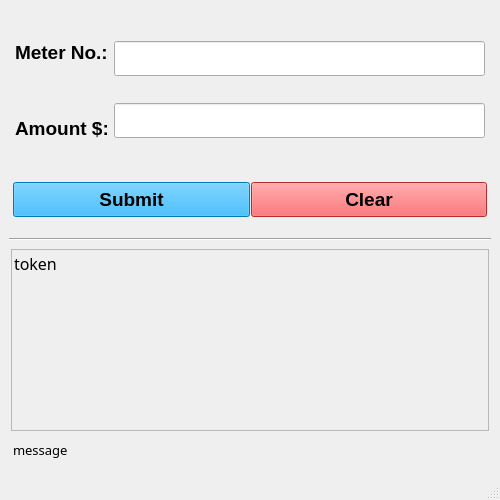
<?xml version="1.0" encoding="UTF-8"?>
<ui version="4.0">
 <class>MainWindow</class>
 <widget class="QMainWindow" name="MainWindow">
  <property name="geometry">
   <rect>
    <x>0</x>
    <y>0</y>
    <width>500</width>
    <height>500</height>
   </rect>
  </property>
  <property name="sizePolicy">
   <sizepolicy hsizetype="Fixed" vsizetype="Fixed">
    <horstretch>0</horstretch>
    <verstretch>0</verstretch>
   </sizepolicy>
  </property>
  <property name="maximumSize">
   <size>
    <width>500</width>
    <height>500</height>
   </size>
  </property>
  <property name="font">
   <font>
    <family>Arial</family>
    <pointsize>14</pointsize>
    <bold>true</bold>
   </font>
  </property>
  <property name="windowTitle">
   <string>Utility Token Automator</string>
  </property>
  <property name="windowIcon">
   <iconset resource="../static/assets/icons/app_icon.qrc">
    <normaloff>:/main/receipt-share.png</normaloff>:/main/receipt-share.png</iconset>
  </property>
  <widget class="QWidget" name="centralwidget">
   <layout class="QVBoxLayout" name="verticalLayout_5">
    <item>
     <widget class="QWidget" name="widget" native="true">
      <layout class="QVBoxLayout" name="verticalLayout_3">
       <property name="spacing">
        <number>1</number>
       </property>
       <property name="leftMargin">
        <number>2</number>
       </property>
       <property name="topMargin">
        <number>2</number>
       </property>
       <property name="rightMargin">
        <number>2</number>
       </property>
       <property name="bottomMargin">
        <number>2</number>
       </property>
       <item>
        <widget class="QWidget" name="widget_3" native="true">
         <layout class="QHBoxLayout" name="horizontalLayout">
          <property name="spacing">
           <number>1</number>
          </property>
          <property name="leftMargin">
           <number>2</number>
          </property>
          <property name="topMargin">
           <number>2</number>
          </property>
          <property name="rightMargin">
           <number>2</number>
          </property>
          <property name="bottomMargin">
           <number>2</number>
          </property>
          <item>
           <widget class="QWidget" name="widget_5" native="true">
            <layout class="QVBoxLayout" name="verticalLayout">
             <property name="spacing">
              <number>1</number>
             </property>
             <property name="leftMargin">
              <number>2</number>
             </property>
             <property name="topMargin">
              <number>2</number>
             </property>
             <property name="rightMargin">
              <number>2</number>
             </property>
             <property name="bottomMargin">
              <number>2</number>
             </property>
             <item>
              <widget class="QLabel" name="lb_meterNo">
               <property name="text">
                <string>Meter No.:</string>
               </property>
              </widget>
             </item>
             <item>
              <widget class="QLabel" name="lb_amount">
               <property name="text">
                <string>Amount $:</string>
               </property>
              </widget>
             </item>
            </layout>
           </widget>
          </item>
          <item>
           <widget class="QWidget" name="widget_6" native="true">
            <layout class="QVBoxLayout" name="verticalLayout_2">
             <property name="spacing">
              <number>1</number>
             </property>
             <property name="leftMargin">
              <number>2</number>
             </property>
             <property name="topMargin">
              <number>2</number>
             </property>
             <property name="rightMargin">
              <number>2</number>
             </property>
             <property name="bottomMargin">
              <number>2</number>
             </property>
             <item>
              <widget class="QLineEdit" name="le_meterNo">
               <property name="minimumSize">
                <size>
                 <width>0</width>
                 <height>35</height>
                </size>
               </property>
              </widget>
             </item>
             <item>
              <widget class="QLineEdit" name="le_amount">
               <property name="minimumSize">
                <size>
                 <width>0</width>
                 <height>35</height>
                </size>
               </property>
              </widget>
             </item>
            </layout>
           </widget>
          </item>
         </layout>
        </widget>
       </item>
       <item>
        <widget class="QWidget" name="widget_4" native="true">
         <property name="maximumSize">
          <size>
           <width>16777215</width>
           <height>60</height>
          </size>
         </property>
         <layout class="QHBoxLayout" name="horizontalLayout_2">
          <property name="spacing">
           <number>1</number>
          </property>
          <property name="leftMargin">
           <number>2</number>
          </property>
          <property name="topMargin">
           <number>2</number>
          </property>
          <property name="rightMargin">
           <number>2</number>
          </property>
          <property name="bottomMargin">
           <number>2</number>
          </property>
          <item>
           <widget class="QPushButton" name="pb_submit">
            <property name="minimumSize">
             <size>
              <width>0</width>
              <height>35</height>
             </size>
            </property>
            <property name="styleSheet">
             <string notr="true">background-color: rgb(0, 170, 255);</string>
            </property>
            <property name="text">
             <string>Submit</string>
            </property>
           </widget>
          </item>
          <item>
           <widget class="QPushButton" name="pb_clear">
            <property name="minimumSize">
             <size>
              <width>0</width>
              <height>35</height>
             </size>
            </property>
            <property name="font">
             <font>
              <family>Arial</family>
              <pointsize>14</pointsize>
              <bold>true</bold>
             </font>
            </property>
            <property name="styleSheet">
             <string notr="true">background-color: rgb(255, 62, 65);</string>
            </property>
            <property name="text">
             <string>Clear</string>
            </property>
           </widget>
          </item>
         </layout>
        </widget>
       </item>
      </layout>
     </widget>
    </item>
    <item>
     <widget class="Line" name="line">
      <property name="orientation">
       <enum>Qt::Orientation::Horizontal</enum>
      </property>
     </widget>
    </item>
    <item>
     <widget class="QWidget" name="widget_2" native="true">
      <layout class="QVBoxLayout" name="verticalLayout_4">
       <property name="spacing">
        <number>1</number>
       </property>
       <property name="leftMargin">
        <number>2</number>
       </property>
       <property name="topMargin">
        <number>2</number>
       </property>
       <property name="rightMargin">
        <number>2</number>
       </property>
       <property name="bottomMargin">
        <number>2</number>
       </property>
       <item>
        <widget class="QFrame" name="frame">
         <property name="frameShape">
          <enum>QFrame::Shape::StyledPanel</enum>
         </property>
         <property name="frameShadow">
          <enum>QFrame::Shadow::Raised</enum>
         </property>
         <layout class="QGridLayout" name="gridLayout">
          <property name="leftMargin">
           <number>2</number>
          </property>
          <property name="topMargin">
           <number>2</number>
          </property>
          <property name="bottomMargin">
           <number>2</number>
          </property>
          <property name="spacing">
           <number>1</number>
          </property>
          <item row="0" column="0">
           <widget class="QLabel" name="lb_token">
            <property name="font">
             <font>
              <family>IBM Plex Mono</family>
              <pointsize>12</pointsize>
              <bold>false</bold>
             </font>
            </property>
            <property name="text">
             <string>token</string>
            </property>
            <property name="alignment">
             <set>Qt::AlignmentFlag::AlignLeading|Qt::AlignmentFlag::AlignLeft|Qt::AlignmentFlag::AlignTop</set>
            </property>
            <property name="textInteractionFlags">
             <set>Qt::TextInteractionFlag::LinksAccessibleByMouse|Qt::TextInteractionFlag::TextSelectableByKeyboard|Qt::TextInteractionFlag::TextSelectableByMouse</set>
            </property>
           </widget>
          </item>
         </layout>
        </widget>
       </item>
       <item>
        <widget class="QWidget" name="widget_7" native="true">
         <property name="maximumSize">
          <size>
           <width>16777215</width>
           <height>35</height>
          </size>
         </property>
         <layout class="QGridLayout" name="gridLayout_2">
          <property name="leftMargin">
           <number>2</number>
          </property>
          <property name="topMargin">
           <number>2</number>
          </property>
          <property name="rightMargin">
           <number>2</number>
          </property>
          <property name="bottomMargin">
           <number>2</number>
          </property>
          <property name="horizontalSpacing">
           <number>1</number>
          </property>
          <item row="0" column="0">
           <widget class="QLabel" name="lb_message">
            <property name="maximumSize">
             <size>
              <width>16777215</width>
              <height>35</height>
             </size>
            </property>
            <property name="font">
             <font>
              <family>JetBrains Mono</family>
              <pointsize>10</pointsize>
              <bold>false</bold>
             </font>
            </property>
            <property name="text">
             <string>message</string>
            </property>
            <property name="alignment">
             <set>Qt::AlignmentFlag::AlignLeading|Qt::AlignmentFlag::AlignLeft|Qt::AlignmentFlag::AlignVCenter</set>
            </property>
           </widget>
          </item>
         </layout>
        </widget>
       </item>
      </layout>
     </widget>
    </item>
   </layout>
  </widget>
  <widget class="QMenuBar" name="menubar">
   <property name="enabled">
    <bool>false</bool>
   </property>
   <property name="geometry">
    <rect>
     <x>0</x>
     <y>0</y>
     <width>500</width>
     <height>33</height>
    </rect>
   </property>
  </widget>
  <widget class="QStatusBar" name="statusbar">
   <property name="enabled">
    <bool>true</bool>
   </property>
   <property name="font">
    <font>
     <family>Arial</family>
     <pointsize>9</pointsize>
     <bold>false</bold>
    </font>
   </property>
  </widget>
 </widget>
 <resources>
  <include location="../static/assets/icons/app_icon.qrc"/>
 </resources>
 <connections/>
</ui>
